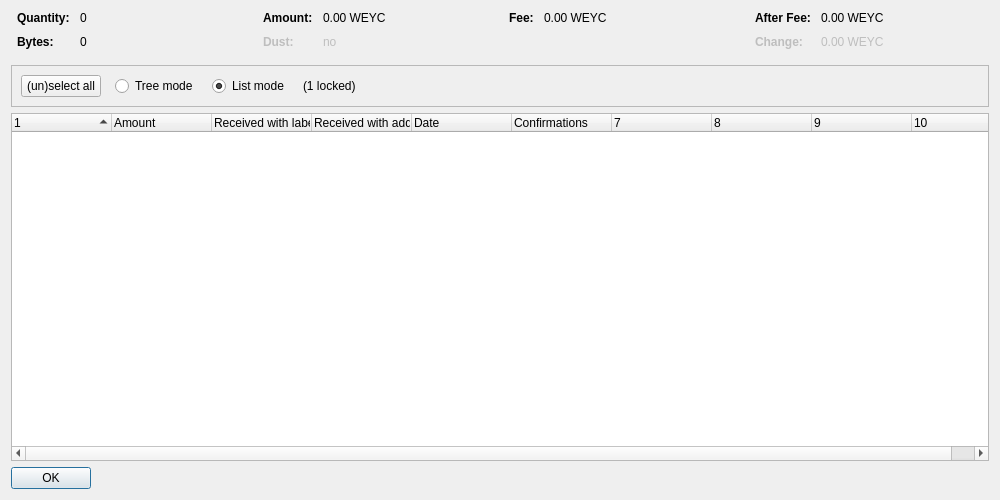
<?xml version="1.0" encoding="UTF-8"?>
<ui version="4.0">
 <class>CoinControlDialog</class>
 <widget class="QDialog" name="CoinControlDialog">
  <property name="geometry">
   <rect>
    <x>0</x>
    <y>0</y>
    <width>1000</width>
    <height>500</height>
   </rect>
  </property>
  <property name="windowTitle">
   <string>Coin Selection</string>
  </property>
  <layout class="QVBoxLayout" name="verticalLayout">
   <item>
    <layout class="QHBoxLayout" name="horizontalLayoutTop" stretch="0,0,0,0">
     <property name="topMargin">
      <number>0</number>
     </property>
     <property name="bottomMargin">
      <number>10</number>
     </property>
     <item>
      <layout class="QFormLayout" name="formLayoutCoinControl1">
       <property name="horizontalSpacing">
        <number>10</number>
       </property>
       <property name="verticalSpacing">
        <number>10</number>
       </property>
       <property name="leftMargin">
        <number>6</number>
       </property>
       <property name="rightMargin">
        <number>6</number>
       </property>
       <item row="0" column="0">
        <widget class="QLabel" name="labelCoinControlQuantityText">
         <property name="font">
          <font>
           <weight>75</weight>
           <bold>true</bold>
          </font>
         </property>
         <property name="text">
          <string>Quantity:</string>
         </property>
        </widget>
       </item>
       <item row="0" column="1">
        <widget class="QLabel" name="labelCoinControlQuantity">
         <property name="cursor">
          <cursorShape>IBeamCursor</cursorShape>
         </property>
         <property name="contextMenuPolicy">
          <enum>Qt::ActionsContextMenu</enum>
         </property>
         <property name="text">
          <string notr="true">0</string>
         </property>
         <property name="textInteractionFlags">
          <set>Qt::LinksAccessibleByMouse|Qt::TextSelectableByKeyboard|Qt::TextSelectableByMouse</set>
         </property>
        </widget>
       </item>
       <item row="1" column="0">
        <widget class="QLabel" name="labelCoinControlBytesText">
         <property name="font">
          <font>
           <weight>75</weight>
           <bold>true</bold>
          </font>
         </property>
         <property name="text">
          <string>Bytes:</string>
         </property>
        </widget>
       </item>
       <item row="1" column="1">
        <widget class="QLabel" name="labelCoinControlBytes">
         <property name="cursor">
          <cursorShape>IBeamCursor</cursorShape>
         </property>
         <property name="contextMenuPolicy">
          <enum>Qt::ActionsContextMenu</enum>
         </property>
         <property name="text">
          <string notr="true">0</string>
         </property>
         <property name="textInteractionFlags">
          <set>Qt::LinksAccessibleByMouse|Qt::TextSelectableByKeyboard|Qt::TextSelectableByMouse</set>
         </property>
        </widget>
       </item>
      </layout>
     </item>
     <item>
      <layout class="QFormLayout" name="formLayoutCoinControl2">
       <property name="horizontalSpacing">
        <number>10</number>
       </property>
       <property name="verticalSpacing">
        <number>10</number>
       </property>
       <property name="leftMargin">
        <number>6</number>
       </property>
       <property name="rightMargin">
        <number>6</number>
       </property>
       <item row="0" column="0">
        <widget class="QLabel" name="labelCoinControlAmountText">
         <property name="font">
          <font>
           <weight>75</weight>
           <bold>true</bold>
          </font>
         </property>
         <property name="text">
          <string>Amount:</string>
         </property>
        </widget>
       </item>
       <item row="0" column="1">
        <widget class="QLabel" name="labelCoinControlAmount">
         <property name="cursor">
          <cursorShape>IBeamCursor</cursorShape>
         </property>
         <property name="contextMenuPolicy">
          <enum>Qt::ActionsContextMenu</enum>
         </property>
         <property name="text">
          <string notr="true">0.00 WEYC</string>
         </property>
         <property name="textInteractionFlags">
          <set>Qt::LinksAccessibleByMouse|Qt::TextSelectableByKeyboard|Qt::TextSelectableByMouse</set>
         </property>
        </widget>
       </item>
       <item row="1" column="0">
        <widget class="QLabel" name="labelCoinControlLowOutputText">
         <property name="enabled">
          <bool>false</bool>
         </property>
         <property name="font">
          <font>
           <weight>75</weight>
           <bold>true</bold>
          </font>
         </property>
         <property name="text">
          <string>Dust:</string>
         </property>
        </widget>
       </item>
       <item row="1" column="1">
        <widget class="QLabel" name="labelCoinControlLowOutput">
         <property name="enabled">
          <bool>false</bool>
         </property>
         <property name="cursor">
          <cursorShape>IBeamCursor</cursorShape>
         </property>
         <property name="contextMenuPolicy">
          <enum>Qt::ActionsContextMenu</enum>
         </property>
         <property name="text">
          <string notr="true">no</string>
         </property>
         <property name="textInteractionFlags">
          <set>Qt::LinksAccessibleByMouse|Qt::TextSelectableByKeyboard|Qt::TextSelectableByMouse</set>
         </property>
        </widget>
       </item>
      </layout>
     </item>
     <item>
      <layout class="QFormLayout" name="formLayoutCoinControl3">
       <property name="horizontalSpacing">
        <number>10</number>
       </property>
       <property name="verticalSpacing">
        <number>10</number>
       </property>
       <property name="leftMargin">
        <number>6</number>
       </property>
       <property name="rightMargin">
        <number>6</number>
       </property>
       <item row="0" column="0">
        <widget class="QLabel" name="labelCoinControlFeeText">
         <property name="font">
          <font>
           <weight>75</weight>
           <bold>true</bold>
          </font>
         </property>
         <property name="text">
          <string>Fee:</string>
         </property>
        </widget>
       </item>
       <item row="0" column="1">
        <widget class="QLabel" name="labelCoinControlFee">
         <property name="cursor">
          <cursorShape>IBeamCursor</cursorShape>
         </property>
         <property name="contextMenuPolicy">
          <enum>Qt::ActionsContextMenu</enum>
         </property>
         <property name="text">
          <string notr="true">0.00 WEYC</string>
         </property>
         <property name="textInteractionFlags">
          <set>Qt::LinksAccessibleByMouse|Qt::TextSelectableByKeyboard|Qt::TextSelectableByMouse</set>
         </property>
        </widget>
       </item>
      </layout>
     </item>
     <item>
      <layout class="QFormLayout" name="formLayoutCoinControl4">
       <property name="horizontalSpacing">
        <number>10</number>
       </property>
       <property name="verticalSpacing">
        <number>10</number>
       </property>
       <property name="leftMargin">
        <number>6</number>
       </property>
       <property name="rightMargin">
        <number>6</number>
       </property>
       <item row="0" column="0">
        <widget class="QLabel" name="labelCoinControlAfterFeeText">
         <property name="font">
          <font>
           <weight>75</weight>
           <bold>true</bold>
          </font>
         </property>
         <property name="text">
          <string>After Fee:</string>
         </property>
        </widget>
       </item>
       <item row="0" column="1">
        <widget class="QLabel" name="labelCoinControlAfterFee">
         <property name="cursor">
          <cursorShape>IBeamCursor</cursorShape>
         </property>
         <property name="contextMenuPolicy">
          <enum>Qt::ActionsContextMenu</enum>
         </property>
         <property name="text">
          <string notr="true">0.00 WEYC</string>
         </property>
         <property name="textInteractionFlags">
          <set>Qt::LinksAccessibleByMouse|Qt::TextSelectableByKeyboard|Qt::TextSelectableByMouse</set>
         </property>
        </widget>
       </item>
       <item row="1" column="0">
        <widget class="QLabel" name="labelCoinControlChangeText">
         <property name="enabled">
          <bool>false</bool>
         </property>
         <property name="font">
          <font>
           <weight>75</weight>
           <bold>true</bold>
          </font>
         </property>
         <property name="text">
          <string>Change:</string>
         </property>
        </widget>
       </item>
       <item row="1" column="1">
        <widget class="QLabel" name="labelCoinControlChange">
         <property name="enabled">
          <bool>false</bool>
         </property>
         <property name="cursor">
          <cursorShape>IBeamCursor</cursorShape>
         </property>
         <property name="contextMenuPolicy">
          <enum>Qt::ActionsContextMenu</enum>
         </property>
         <property name="text">
          <string notr="true">0.00 WEYC</string>
         </property>
         <property name="textInteractionFlags">
          <set>Qt::LinksAccessibleByMouse|Qt::TextSelectableByKeyboard|Qt::TextSelectableByMouse</set>
         </property>
        </widget>
       </item>
      </layout>
     </item>
    </layout>
   </item>
   <item>
    <widget class="QFrame" name="frame">
     <property name="minimumSize">
      <size>
       <width>0</width>
       <height>40</height>
      </size>
     </property>
     <property name="frameShape">
      <enum>QFrame::StyledPanel</enum>
     </property>
     <property name="frameShadow">
      <enum>QFrame::Sunken</enum>
     </property>
     <layout class="QHBoxLayout" name="horizontalLayout">
      <item>
       <layout class="QHBoxLayout" name="horizontalLayoutPanel" stretch="0,0,0,0,0">
        <property name="spacing">
         <number>14</number>
        </property>
        <item>
         <widget class="QPushButton" name="pushButtonSelectAll">
          <property name="sizePolicy">
           <sizepolicy hsizetype="Maximum" vsizetype="Fixed">
            <horstretch>0</horstretch>
            <verstretch>0</verstretch>
           </sizepolicy>
          </property>
          <property name="text">
           <string>(un)select all</string>
          </property>
          <property name="autoDefault">
           <bool>false</bool>
          </property>
         </widget>
        </item>
        <item>
         <widget class="QRadioButton" name="radioTreeMode">
          <property name="sizePolicy">
           <sizepolicy hsizetype="Maximum" vsizetype="Fixed">
            <horstretch>0</horstretch>
            <verstretch>0</verstretch>
           </sizepolicy>
          </property>
          <property name="text">
           <string>Tree mode</string>
          </property>
         </widget>
        </item>
        <item>
         <widget class="QRadioButton" name="radioListMode">
          <property name="sizePolicy">
           <sizepolicy hsizetype="Maximum" vsizetype="Fixed">
            <horstretch>0</horstretch>
            <verstretch>0</verstretch>
           </sizepolicy>
          </property>
          <property name="text">
           <string>List mode</string>
          </property>
          <property name="checked">
           <bool>true</bool>
          </property>
         </widget>
        </item>
        <item>
         <widget class="QLabel" name="labelLocked">
          <property name="text">
           <string notr="true">(1 locked)</string>
          </property>
         </widget>
        </item>
        <item>
         <spacer name="horizontalSpacer">
          <property name="orientation">
           <enum>Qt::Horizontal</enum>
          </property>
          <property name="sizeHint" stdset="0">
           <size>
            <width>40</width>
            <height>20</height>
           </size>
          </property>
         </spacer>
        </item>
       </layout>
      </item>
     </layout>
    </widget>
   </item>
   <item>
    <widget class="CoinControlTreeWidget" name="treeWidget">
     <property name="contextMenuPolicy">
      <enum>Qt::CustomContextMenu</enum>
     </property>
     <property name="sortingEnabled">
      <bool>false</bool>
     </property>
     <property name="columnCount">
      <number>10</number>
     </property>
     <attribute name="headerShowSortIndicator" stdset="0">
      <bool>true</bool>
     </attribute>
     <attribute name="headerStretchLastSection">
      <bool>false</bool>
     </attribute>
     <column>
      <property name="text">
       <string/>
      </property>
     </column>
     <column>
      <property name="text">
       <string>Amount</string>
      </property>
     </column>
     <column>
      <property name="text">
       <string>Received with label</string>
      </property>
     </column>
     <column>
      <property name="text">
       <string>Received with address</string>
      </property>
     </column>
     <column>
      <property name="text">
       <string>Date</string>
      </property>
     </column>
     <column>
      <property name="text">
       <string>Confirmations</string>
      </property>
      <property name="toolTip">
       <string>Confirmed</string>
      </property>
     </column>
     <column>
      <property name="text">
       <string/>
      </property>
     </column>
     <column>
      <property name="text">
       <string/>
      </property>
     </column>
     <column>
      <property name="text">
       <string/>
      </property>
     </column>
     <column>
      <property name="text">
       <string/>
      </property>
     </column>
    </widget>
   </item>
   <item>
    <widget class="QDialogButtonBox" name="buttonBox">
     <property name="sizePolicy">
      <sizepolicy hsizetype="Maximum" vsizetype="Fixed">
       <horstretch>0</horstretch>
       <verstretch>0</verstretch>
      </sizepolicy>
     </property>
     <property name="orientation">
      <enum>Qt::Horizontal</enum>
     </property>
     <property name="standardButtons">
      <set>QDialogButtonBox::Ok</set>
     </property>
    </widget>
   </item>
  </layout>
 </widget>
 <customwidgets>
  <customwidget>
   <class>CoinControlTreeWidget</class>
   <extends>QTreeWidget</extends>
   <header>qt/coincontroltreewidget.h</header>
  </customwidget>
 </customwidgets>
 <resources/>
 <connections/>
</ui>
